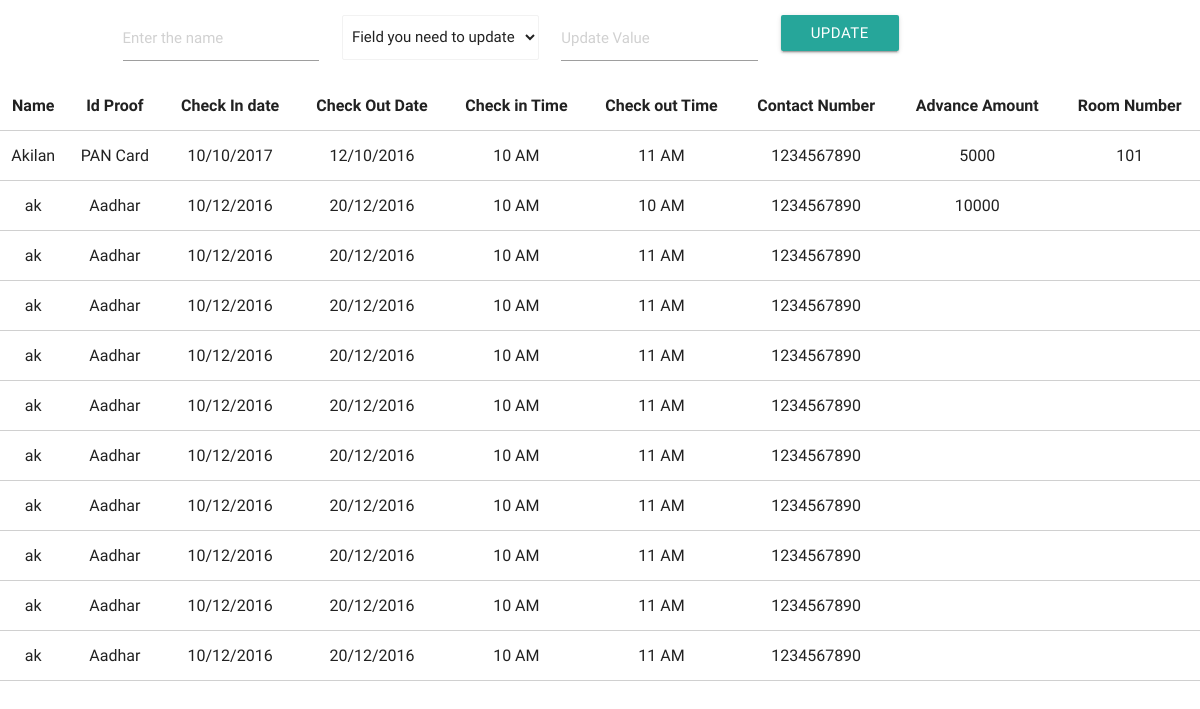
The page /occup.php on the database its author committed.
### tables this page shows
CREATE TABLE IF NOT EXISTS `occupied` (
  `name` varchar(50) NOT NULL,
  `id` varchar(50) NOT NULL,
  `checkin` varchar(20) NOT NULL,
  `checkout` varchar(20) NOT NULL,
  `intime` varchar(10) NOT NULL,
  `outtime` varchar(10) NOT NULL,
  `number` varchar(20) NOT NULL,
  `advance` varchar(25) NOT NULL,
  `roomno` varchar(10) NOT NULL
);

### occup.php (the view, shortened to what this page needs)
<html>
<head>
  <link href="css/materialize.css" type="text/css" rel="stylesheet" media="screen,projection"/>
  <link href="css/style.css" type="text/css" rel="stylesheet" media="screen,projection"/>
</head>
<body>
<form action = "update.php" method ="POST">
<div class="row">
<div class="input-field col s9 offset-s1">
 <div class="col s3">
 <input name="nam" type="text" class="validate" placeholder = "Enter the name" >
</div>
 <div class="input-fields col s3">
    <select class="browser-default" name="field" type = "text">
      <option value=""  disabled selected>Field you need to update</option>
    </select>
  </div>
   <div class="col s3">
 <input name="values" type="text" class="validate" placeholder = "Update Value" >
</div>
 <div class="col s3">
 <input type = "submit" class = "waves-effect waves-light btn" value = "update">
  </div>
</div>
</form>
<?php
$res = mysql_query("select * from occupied");
if( !$res ){
    echo 'Retrieval of data from Database Failed ';
  }else{
    ?>
      <table class="highlight centered bordered ">
        <thead>
          <tr>
              <th>Name</th>
              <th>Id Proof</th>
              <th>Check In date</th>
              <th>Check Out Date</th>
              <th>Check in Time</th>
              <th>Check out Time</th>
              <th>Contact Number</th>
              <th>Advance Amount</th>
              <th>Room Number</th>
          </tr>
        </thead>
        <tbody>
          <?php
      if( mysql_num_rows( $res )==0 ){
        echo '<tr><td colspan="4">No Rows Returned</td></tr>';
      }else{
        while( $row = mysql_fetch_assoc( $res ) ){
          echo "<tr><td>{$row['name']}</td><td>{$row['id']}</td><td>{$row['checkin']}</td><td>{$row['checkout']}</td><td>{$row['intime']}</td><td>{$row['outtime']}</td><td>{$row['number']}</td><td>{$row['advance']}</td><td>{$row['roomno']}</td></tr>\n";
        }
      }
    ?>
        </tbody>
      </table>
      <?php
  }
  ?>
  </body>
            </html>

### rows shown on the page
occupied: name "Akilan", id "PAN Card", checkin "10/10/2017", checkout "12/10/2016", intime "10 AM", outtime "11 AM", number "1234567890", advance "5000", roomno "101"
occupied: name "ak", id "Aadhar", checkin "10/12/2016", checkout "20/12/2016", intime "10 AM", outtime "10 AM", number "1234567890", advance "10000"
occupied: name "ak", id "Aadhar", checkin "10/12/2016", checkout "20/12/2016", intime "10 AM", outtime "11 AM", number "1234567890"
occupied: name "ak", id "Aadhar", checkin "10/12/2016", checkout "20/12/2016", intime "10 AM", outtime "11 AM", number "1234567890"
occupied: name "ak", id "Aadhar", checkin "10/12/2016", checkout "20/12/2016", intime "10 AM", outtime "11 AM", number "1234567890"
occupied: name "ak", id "Aadhar", checkin "10/12/2016", checkout "20/12/2016", intime "10 AM", outtime "11 AM", number "1234567890"
occupied: name "ak", id "Aadhar", checkin "10/12/2016", checkout "20/12/2016", intime "10 AM", outtime "11 AM", number "1234567890"
occupied: name "ak", id "Aadhar", checkin "10/12/2016", checkout "20/12/2016", intime "10 AM", outtime "11 AM", number "1234567890"
occupied: name "ak", id "Aadhar", checkin "10/12/2016", checkout "20/12/2016", intime "10 AM", outtime "11 AM", number "1234567890"
occupied: name "ak", id "Aadhar", checkin "10/12/2016", checkout "20/12/2016", intime "10 AM", outtime "11 AM", number "1234567890"
occupied: name "ak", id "Aadhar", checkin "10/12/2016", checkout "20/12/2016", intime "10 AM", outtime "11 AM", number "1234567890"
